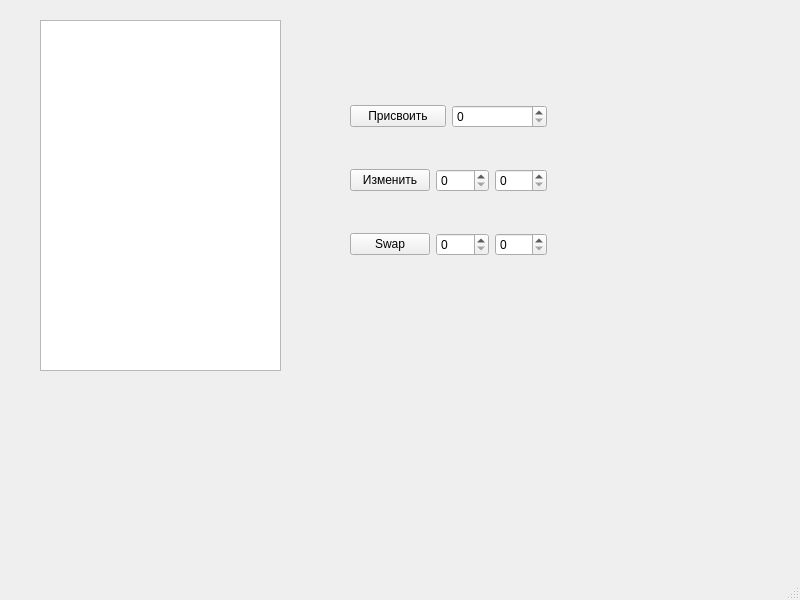
<?xml version="1.0" encoding="UTF-8"?>
<ui version="4.0">
 <class>MainWindow</class>
 <widget class="QMainWindow" name="MainWindow">
  <property name="geometry">
   <rect>
    <x>0</x>
    <y>0</y>
    <width>800</width>
    <height>600</height>
   </rect>
  </property>
  <property name="windowTitle">
   <string>MainWindow</string>
  </property>
  <widget class="QWidget" name="centralwidget">
   <widget class="QTableView" name="tableView">
    <property name="geometry">
     <rect>
      <x>40</x>
      <y>20</y>
      <width>241</width>
      <height>351</height>
     </rect>
    </property>
   </widget>
   <widget class="QWidget" name="layoutWidget">
    <property name="geometry">
     <rect>
      <x>350</x>
      <y>70</y>
      <width>197</width>
      <height>223</height>
     </rect>
    </property>
    <layout class="QVBoxLayout" name="verticalLayout_2">
     <item>
      <layout class="QVBoxLayout" name="verticalLayout">
       <item>
        <layout class="QHBoxLayout" name="horizontalLayout"/>
       </item>
       <item>
        <layout class="QHBoxLayout" name="horizontalLayout_2">
         <item>
          <widget class="QPushButton" name="pushButton_2">
           <property name="text">
            <string>Присвоить</string>
           </property>
          </widget>
         </item>
         <item>
          <widget class="QSpinBox" name="spinBox_3"/>
         </item>
        </layout>
       </item>
       <item>
        <layout class="QHBoxLayout" name="horizontalLayout_3"/>
       </item>
       <item>
        <layout class="QHBoxLayout" name="horizontalLayout_4">
         <item>
          <widget class="QPushButton" name="pushButton_4">
           <property name="text">
            <string>Изменить</string>
           </property>
          </widget>
         </item>
         <item>
          <widget class="QSpinBox" name="spinBox_6"/>
         </item>
         <item>
          <widget class="QSpinBox" name="spinBox_7"/>
         </item>
        </layout>
       </item>
       <item>
        <layout class="QHBoxLayout" name="horizontalLayout_5">
         <item>
          <widget class="QPushButton" name="pushButton_5">
           <property name="text">
            <string>Swap</string>
           </property>
          </widget>
         </item>
         <item>
          <widget class="QSpinBox" name="spinBox_8"/>
         </item>
         <item>
          <widget class="QSpinBox" name="spinBox_9"/>
         </item>
        </layout>
       </item>
      </layout>
     </item>
    </layout>
   </widget>
  </widget>
  <widget class="QMenuBar" name="menubar">
   <property name="geometry">
    <rect>
     <x>0</x>
     <y>0</y>
     <width>800</width>
     <height>26</height>
    </rect>
   </property>
  </widget>
  <widget class="QStatusBar" name="statusbar"/>
 </widget>
 <resources/>
 <connections/>
</ui>
